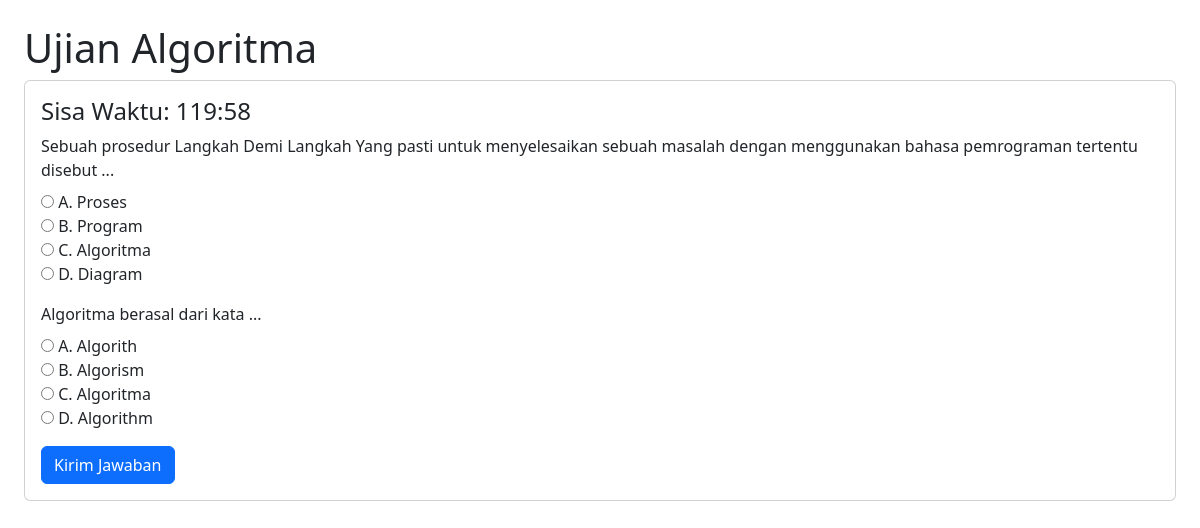
Screenshot of /mahasiswa/halamanujian.php (signed in) with the database file from the repository.
### tables this page shows
CREATE TABLE `ujian_221053` (
  `id_221053` int(11) NOT NULL,
  `mata_kuliah_id_221053` int(11) NOT NULL,
  `judul_221053` varchar(255) NOT NULL,
  `waktu_mulai_221053` time NOT NULL,
  `waktu_selesai_221053` time NOT NULL,
  `status_221053` enum('aktif','nonaktif') DEFAULT 'aktif',
  `users_id_221053` int(11) NOT NULL
);

CREATE TABLE `soal_ujian_221053` (
  `id_221053` int(11) NOT NULL,
  `ujian_id_221053` int(11) NOT NULL,
  `pertanyaan_221053` text NOT NULL,
  `opsi_a_221053` varchar(255) NOT NULL,
  `opsi_b_221053` varchar(255) NOT NULL,
  `opsi_c_221053` varchar(255) NOT NULL,
  `opsi_d_221053` varchar(255) NOT NULL,
  `jawaban_benar_221053` enum('A','B','C','D') NOT NULL
);

### mahasiswa/halamanujian.php (the view, shortened to what this page needs)
<?php
include '../koneksi.php';
$id_mahasiswa = $_SESSION['id_mahasiswa'];
$exam_id = $_GET['id'];
$sql = "SELECT
          id_221053,
          judul_221053,
          waktu_mulai_221053,
          waktu_selesai_221053
        FROM ujian_221053
        WHERE users_id_221053 = $id_mahasiswa
        ORDER BY waktu_mulai_221053 ASC
        LIMIT 1";
$result = $koneksi->query($sql);
if ($result->num_rows > 0) {
    $row = $result->fetch_assoc();
    $exam_id = $row["id_221053"];
    $exam_title = $row["judul_221053"];
    $exam_start_time = $row["waktu_mulai_221053"];
    $exam_end_time = $row["waktu_selesai_221053"];
    $start_time = strtotime($exam_start_time);
    $end_time = strtotime($exam_end_time);
    $exam_duration = round(($end_time - $start_time) / 60);
} else {
    echo "No exam data found for the user.";
    exit;
}
$sql = "SELECT
          id_221053,
          pertanyaan_221053,
          opsi_a_221053,
          opsi_b_221053,
          opsi_c_221053,
          opsi_d_221053,
          jawaban_benar_221053
        FROM soal_ujian_221053
        WHERE ujian_id_221053 = $exam_id";
$result = $koneksi->query($sql);
$questions = $result->fetch_all(MYSQLI_ASSOC);
?>
<!DOCTYPE html>
<html lang="en">
<head>
    <link href="https://cdn.jsdelivr.net/npm/bootstrap@5.1.3/dist/css/bootstrap.min.css" rel="stylesheet" />
    <link href="../assets/css/styles.css" rel="stylesheet" />
</head>
<body>
    <main>
        <div class="container-fluid px-4">
            <h1 class="mt-4"><?php echo $exam_title; ?></h1>
            <div class="card mb-4">
                <div class="card-body">
                    <h4>Sisa Waktu: <span id="timer"><?php echo sprintf('%02d:%02d', $exam_duration / 60, $exam_duration % 60); ?></span></h4>
                    <form action="submit_ujian.php" method="POST">
                        <?php foreach ($questions as $question): ?>
                        <div class="mb-3">
                            <label class="form-label"><?php echo $question['pertanyaan_221053']; ?></label>
                            <div>
                                <input type="radio" name="soal_<?php echo $question['id_221053']; ?>" value="A" required> A. <?php echo $question['opsi_a_221053']; ?><br>
                                <input type="radio" name="soal_<?php echo $question['id_221053']; ?>" value="B" required> B. <?php echo $question['opsi_b_221053']; ?><br>
                                <input type="radio" name="soal_<?php echo $question['id_221053']; ?>" value="C" required> C. <?php echo $question['opsi_c_221053']; ?><br>
                                <input type="radio" name="soal_<?php echo $question['id_221053']; ?>" value="D" required> D. <?php echo $question['opsi_d_221053']; ?><br>
                            </div>
                        </div>
                        <?php endforeach; ?>
                        <button type="submit" class="btn btn-primary">Kirim Jawaban</button>
                    </form>
                </div>
            </div>
        </div>
    </main>
</body>
</html>

### rows the page displays
ujian_221053: judul_221053 "Ujian Algoritma"
soal_ujian_221053: pertanyaan_221053 "Sebuah prosedur Langkah Demi Langkah Yang pasti untuk menyelesaikan sebuah masalah dengan menggunakan bahasa pemrograman tertentu disebut ...", opsi_a_221053 "Proses", opsi_b_221053 "Program", opsi_c_221053 "Algoritma", opsi_d_221053 "Diagram"
soal_ujian_221053: pertanyaan_221053 "Algoritma berasal dari kata ...", opsi_a_221053 "Algorith", opsi_b_221053 "Algorism", opsi_c_221053 "Algoritma", opsi_d_221053 "Algorithm"
